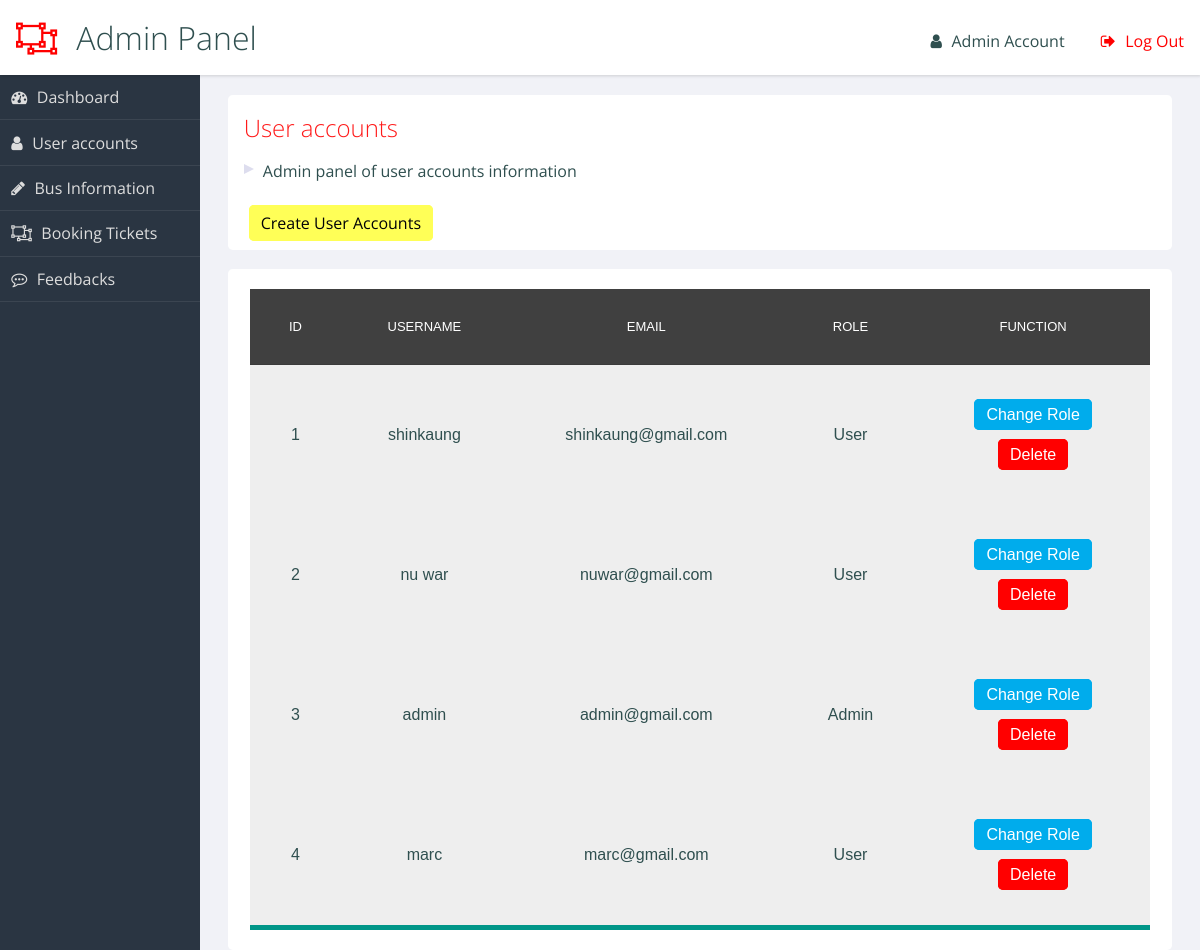
The app's page /admin/admin.php (signed in) with its own data.
### tables this page shows
CREATE TABLE `user_info` (
  `uid` int(6) NOT NULL,
  `username` varchar(255) NOT NULL,
  `email` varchar(255) NOT NULL,
  `password` varchar(255) NOT NULL,
  `role` int(1) NOT NULL
);

### admin/admin.php (the view, shortened to what this page needs)
<?php
include "configure.php";
$sql = "SELECT * FROM user_info";
$stmt = $connection->prepare($sql);
$stmt->execute();
?>
<link rel="stylesheet" href="https://cdnjs.cloudflare.com/ajax/libs/font-awesome/4.7.0/css/font-awesome.min.css">
<link rel="stylesheet" type="text/css" href="admin.css">
<header role="banner">
  <h1>Admin Panel</h1>
  <ul class="utilities">
    <br>
    <li class="users"><a href="#">Admin Account</a></li>
    <li class="logout warn"><a href="../auth.php?s=logout">Log Out</a></li>
  </ul>
</header>
<nav role='navigation'>
  <ul class="main">
    <li class="dashboard"><a href="admin.php">Dashboard</a></li>
    <li class="users"><a href="admin.php">User accounts</a></li>
    <li class="edit"><a href="admin_bus_info.php">Bus Information</a></li>
    <li class=""><a href="admin_book_ticket.php">Booking Tickets</a></li>
    <li class="comments"><a href="admin_report.php">Feedbacks</a></li>
  </ul>
</nav>
<main role="main">
  <section class="panel important">
    <h2>User accounts</h2>
    <ul>
      <li>Admin panel of user accounts information</li><br>
      <a href="create_user_account.php" id = "create-user-btn">Create User Accounts</a>
    </ul>
  </section>
  <section class="panel important">
      <form action="" method="post">
      <table>
       <thead>
           <tr>
               <th>ID</th>
               <th>Username</th>
               <th>Email</th>
               <th>Role</th>
               <th>Function</th>
           </tr>
       </thead>
       <tbody>
<?php
     while($row = $stmt->fetch()){
?>
           <tr>
               <td>
                 <?php echo $row['uid']; ?>
               </td>
               <td>
                  <?php echo $row['username']; ?>
               </td>
               <td>
                  <?php echo $row['email']; ?>
               </td>
               <td>
                   <?php echo $row['role'] ? 'Admin' : 'User'; ?>
               </td>
               <td>
                 <a href="role_change.php?id=<?php echo $row['uid'];?>" id = "update-btn" >Change Role</a><br>
                 <a onclick="return confirm('Are you want to Delete?')" href="delete_user_accounts.php?id=<?php echo $row['uid'];?>" id = "delete-btn" >Delete</a>
               </td>
           </tr>
<?php
    }
?>
      </tbody>
   </table>
      </form>
  </section>
</main>

### admin/admin.css (style rules this page uses)
.warn { color: red; }
header[role="banner"] { background: white; box-shadow: 1px 1px 3px rgba(0, 0, 0, 0.15); }
header[role="banner"] h1 { margin: 0; font-weight: 300; padding: 1rem; }
header[role="banner"] h1:before { content: "\f248"; font-family: FontAwesome; padding-right: 0.6em; color: red; }
header[role="banner"] .utilities { width: 100%; background: slategray; color: #ddd; }
header[role="banner"] .utilities li { border-bottom: solid 1px rgba(255, 255, 255, 0.2); }
header[role="banner"] .utilities li a { padding: 0.7em; display: block; }
.utilities a:before { font-family: FontAwesome; padding-right: 0.6em; }
.logout a:before { content: ""; }
.users a:before { content: ""; }
nav[role="navigation"] { background: #2a3542; color: #ddd; }
nav[role="navigation"] li { border-bottom: 1px solid rgba(255, 255, 255, 0.08); }
nav[role="navigation"] li a { color: #ddd; text-decoration: none; display: block; padding: 0.7em; }
nav[role="navigation"] li a:before { content: "\f248"; font-family: FontAwesome; padding-right: 0.6em; }
nav[role="navigation"] .dashboard a:before { content: ""; }
nav[role="navigation"] .edit a:before { content: ""; }
nav[role="navigation"] .comments a:before { content: ""; }
nav[role="navigation"] .users a:before { content: ""; }
.panel { background-color: white; color: darkslategray; -webkit-border-radius: 0.3rem; -moz-border-radius: 0.3rem; -ms-border-radius: 0.3rem; border-radius: 0.3rem; margin: 1%; }
.panel > h2, .panel > ul { margin: 1rem; }
a { text-decoration: none; color: inherit; }
h2, h3, h4 { font-weight: 300; margin: 0; }
h2 { color: #ff1a1a; }
ul, li { list-style-type: none; margin: 0; padding: 0; }
main li { position: relative; padding-left: 1.2em; margin: 0.5em 0; }
main li:before { content: ""; position: absolute; width: 0; height: 0; left: 0; top: 0.3em; border-left: solid 10px #dde; border-top: solid 5px transparent; border-bottom: solid 5px transparent; }
table { border-collapse: collapse; width: 96%; margin: 2%; }
th { text-align: center; font-weight: 400; font-size: 13px; text-transform: uppercase; border-bottom: 1px solid rgba(0, 0, 0, 0.1); padding: 0 10px; padding-bottom: 14px; }
td { line-height: 40px; font-weight: 300; padding: 0 10px; }
@media screen and (min-width: 600px) { header[role="banner"] { position: fixed; top: 0; left: 0; width: 100%; z-index: 99; height: 75px; } }
@media screen and (min-width: 600px) { header[role="banner"] .utilities { position: absolute; top: 0; right: 0; background: transparent; color: darkslategray; width: auto; } }
@media screen and (min-width: 600px) { header[role="banner"] .utilities li { display: inline-block; } }
@media screen and (min-width: 600px) { header[role="banner"] .utilities li a { padding: 0.5em 1em; } }
@media screen and (min-width: 600px) { nav[role="navigation"] { position: fixed; width: 200px; top: 75px; bottom: 0px; left: 0px; } }
@media screen and (min-width: 600px) { main[role="main"] { margin: 75px 0 40px 200px; } }
@media screen and (min-width: 600px) { main[role="main"]:after { content: ""; display: table; clear: both; } }
@media screen and (min-width: 600px) { .panel { margin: 2% 0 0 2%; float: left; width: 96%; } }
@media screen and (min-width: 600px) { .panel:after { content: ""; display: table; clear: both; } }
@media screen and (min-width: 900px) { .panel { width: 47%; clear: none; } }
@media screen and (min-width: 900px) { .panel.important { width: 96%; } }
* { box-sizing: border-box; }
table { text-align: center; width: 900px; margin: 20px auto; font-family: sans-serif; border-bottom: 5px solid #009688; }
th, td { padding: 30px; }
th { background-color: #404040; color: white; }
td { background-color: #eee; }
#create-user-btn { text-decoration:none; border: 2px solid rgb(255, 255, 87); background-color: rgb(255, 255, 87); padding:5px 10px 5px 10px; border-radius:5px; color:#000207; margin:5px; }
#update-btn { text-decoration:none; width: 150px; border: 2px solid #00acec; background-color: #00acec; padding:5px 10px 5px 10px; border-radius:5px; color:#ffffff; margin:5px; }
#delete-btn { text-decoration:none; border: 2px solid rgb(255, 0, 0); background-color: rgb(255, 0, 0); padding:5px 10px 5px 10px; border-radius:5px; color:#ffffff; margin:5px; }

### records on screen
user_info: uid "1", username "shinkaung", email "shinkaung@gmail.com", role "User"
user_info: uid "2", username "nu war", email "nuwar@gmail.com", role "User"
user_info: uid "3", username "admin", email "admin@gmail.com", role "Admin"
user_info: uid "4", username "marc", email "marc@gmail.com", role "User"
